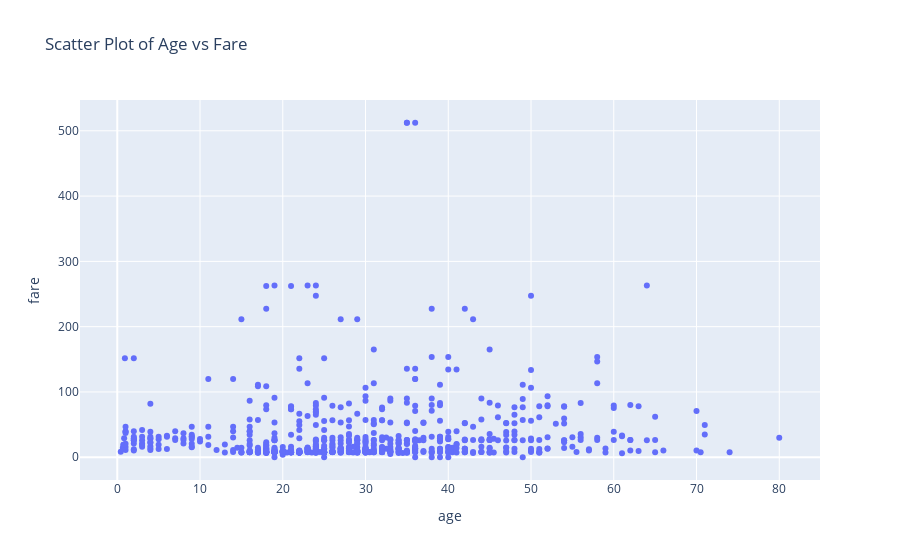

The cell this chart's notebook holds for it:
### Code cell
#ans)
import seaborn as sns
import plotly.express as px

titanic_data = sns.load_dataset("titanic")
scatter_plot = px.scatter(titanic_data, x='age', y='fare', title='Scatter Plot of Age vs Fare')
scatter_plot.show()

### Figure 1 — Plotly figure (JSON) as saved in the notebook; plotly's stock layout.template omitted (floating-point values rounded to 4 significant figures; data arrays with more than 128 entries replaced by an {"elided": "..."} marker saying what was removed)
{"data": [{"hovertemplate": "age=%{x}<br>fare=%{y}<extra></extra>", "legendgroup": "", "marker": {"color": "#636efa", "symbol": "circle"}, "mode": "markers", "name": "", "orientation": "v", "showlegend": false, "type": "scatter", "x": {"elided": "891 float values"}, "xaxis": "x", "y": {"elided": "891 float values"}, "yaxis": "y"}], "layout": {"autosize": true, "legend": {"tracegroupgap": 0}, "title": {"text": "Scatter Plot of Age vs Fare"}, "xaxis": {"anchor": "y", "autorange": true, "domain": [0, 1], "range": [-4.464, 84.88], "title": {"text": "age"}, "type": "linear"}, "yaxis": {"anchor": "x", "autorange": true, "domain": [0, 1], "range": [-42.28, 554.6], "title": {"text": "fare"}, "type": "linear"}}}
